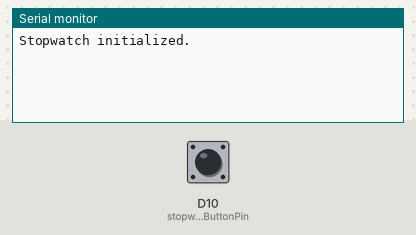
The sketch below on a simulated Arduino Zero (SAMD21). Parts: the last lines printed to the serial monitor. Inputs (shaded band) come from the test bench; at power-on: D10 (stopwatchButtonPin) HIGH.

Above: at 1.2 s.
1.3 s: D10 (stopwatchButtonPin) pulled LOW for 0.15 s
At 2.5 s:
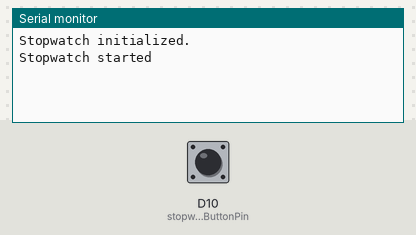
2.9 s: D10 (stopwatchButtonPin) pulled LOW for 1 s
At 3.8 s:
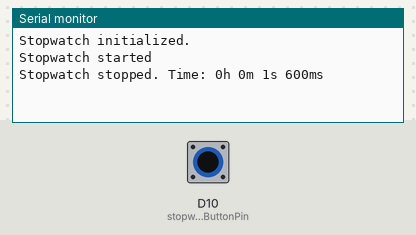

The sketch:

stopwatch.ino
```cpp
// Code for stopwatch logic
#define DEBUG false

const int stopwatchButtonPin = 10;  // Pin for stopwatch button

volatile bool stopwatchPressed = false;  // Track stopwatch button press
bool stopwatchRunning = false;           // Track if stopwatch is running
unsigned long stopwatchStartTime = 0;
unsigned long stopwatchElapsedTime = 0;

void handleStopwatchPress() {
    delay(50);
    if (digitalRead(stopwatchButtonPin) == LOW) {
        stopwatchPressed = true;
    }
}

void setup() {
    SerialUSB.begin(115200);  // Initialize serial communication for debugging

    pinMode(stopwatchButtonPin, INPUT_PULLUP);  // Set up the stopwatch button pin with internal pull-up resistor

    attachInterrupt(digitalPinToInterrupt(stopwatchButtonPin), handleStopwatchPress, FALLING);  // Attach interrupt for stopwatch button

    stopwatchPressed = false;
    SerialUSB.println("Stopwatch initialized.");
}

void loop() {
    if (stopwatchPressed) {
        stopwatchPressed = false;
        if (!stopwatchRunning) {
            // Start the stopwatch
            stopwatchStartTime = millis();
            stopwatchRunning = true;
            SerialUSB.println("Stopwatch started");
        } else {
            // Stop the stopwatch
            stopwatchElapsedTime = millis() - stopwatchStartTime;
            stopwatchRunning = false;

            // Convert elapsed time to hours, minutes, seconds, milliseconds
            unsigned long totalSeconds = stopwatchElapsedTime / 1000;
            unsigned long hours = totalSeconds / 3600;
            unsigned long minutes = (totalSeconds % 3600) / 60;
            unsigned long seconds = totalSeconds % 60;
            unsigned long milliseconds = stopwatchElapsedTime % 1000;

            // Print the formatted stop time
            SerialUSB.print("Stopwatch stopped. Time: ");
            SerialUSB.print(hours);
            SerialUSB.print("h ");
            SerialUSB.print(minutes);
            SerialUSB.print("m ");
            SerialUSB.print(seconds);
            SerialUSB.print("s ");
            SerialUSB.print(milliseconds);
            SerialUSB.println("ms");
        }
    }

    // If stopwatch is running, continuously update the elapsed time
    if (stopwatchRunning) {
        stopwatchElapsedTime = millis() - stopwatchStartTime;
    }

    delay(10);  // Short delay to avoid excessive CPU usage
}
```

Measured:
- after the input at 1.3 s, the serial monitor: prints a new line after 0.05 s (image 1)
- after the input at 2.9 s, the serial monitor: prints a new line after 0.05 s (image 2)
